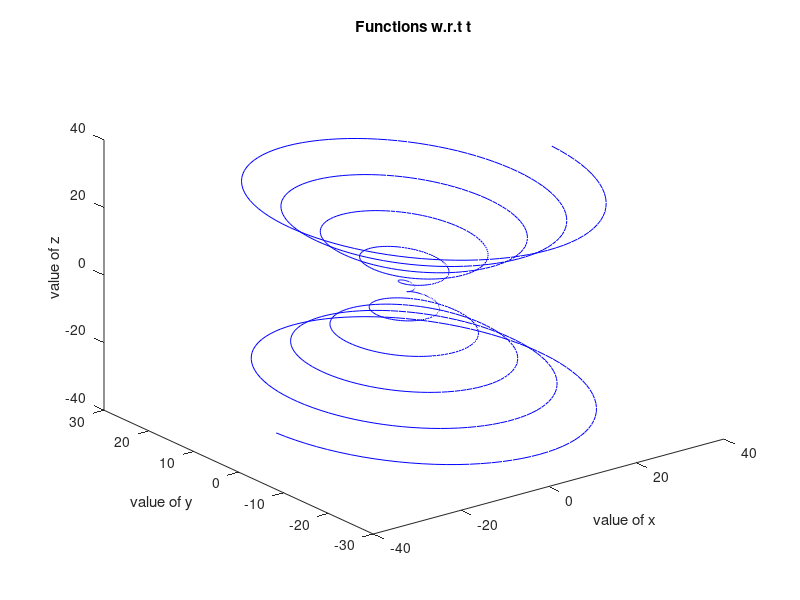

Recreate this plot in MATLAB.
t = linspace(-10.*pi, 10.*pi, 1000)
x = t.*cos(t)
y = t.*sin(t)
z = t
plot3(x,y,z,"b")
xlabel("value of x")
ylabel("value of y")
zlabel("value of z")
title("Functions w.r.t t")